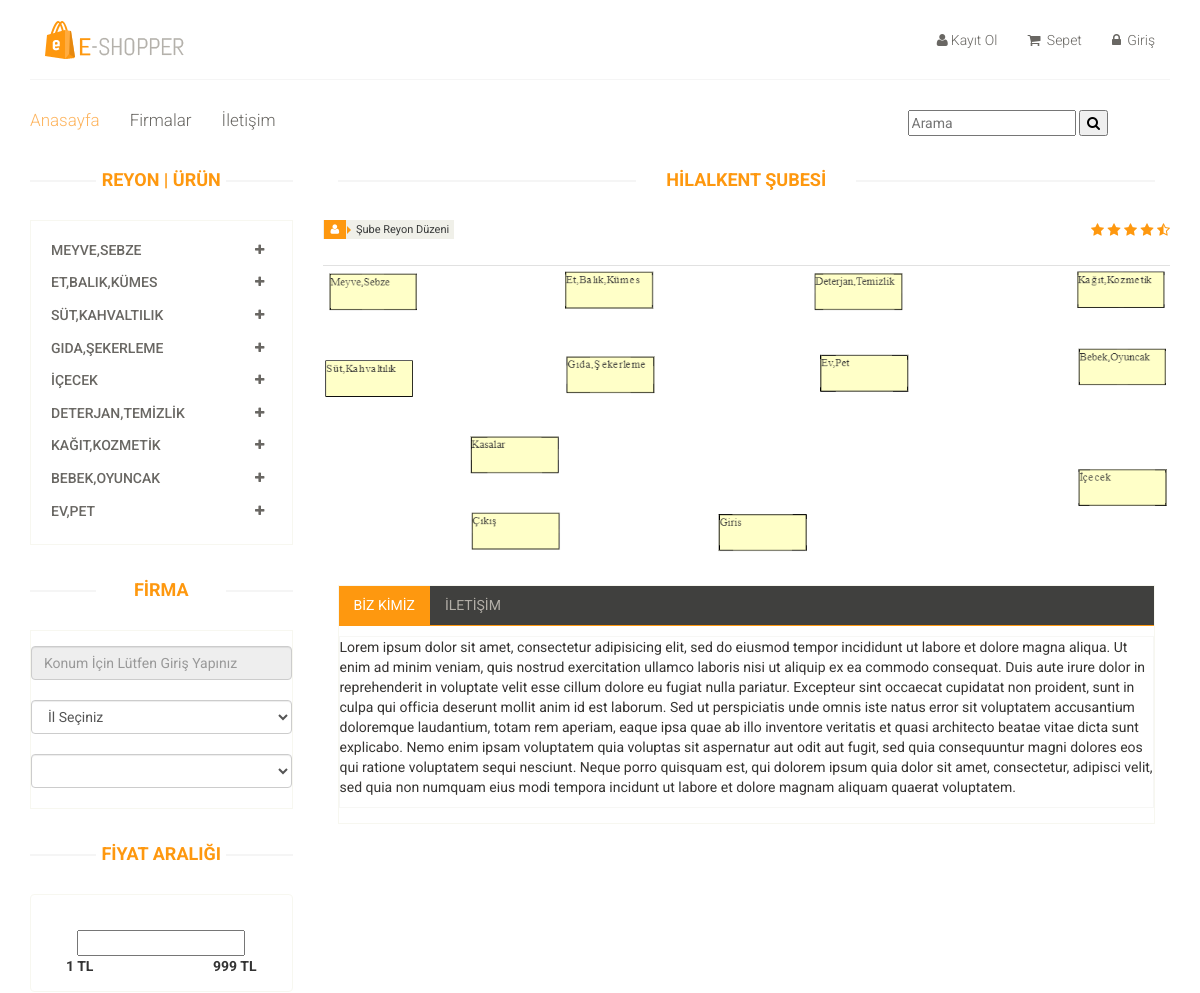
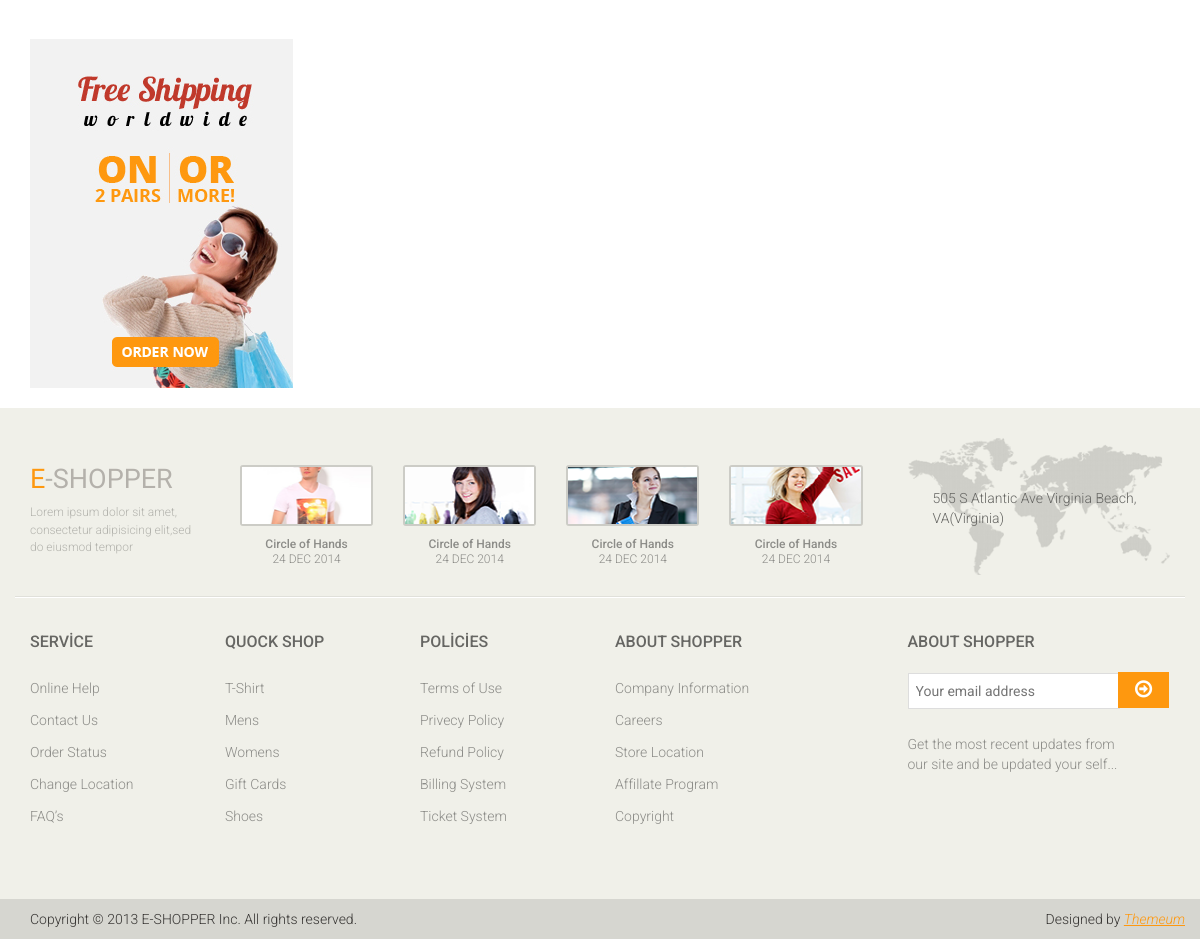
Screenshot of /blog_single_sube.php?id=22 with the database file from the repository (2 pictures, top to bottom).
### tables this page shows
CREATE TABLE `kategori` (
  `kategori_id` int(11) NOT NULL,
  `kategori_isim` varchar(50) NOT NULL,
  `kategori_ust` varchar(5) NOT NULL
);

CREATE TABLE `sube` (
  `sube_id` int(11) NOT NULL,
  `sube_isim` varchar(50) NOT NULL,
  `sube_reyon` varchar(50) NOT NULL,
  `sube_hakkinda` varchar(2000) NOT NULL,
  `sube_iletisim` varchar(250) NOT NULL,
  `sube_yetkili` int(11) NOT NULL
);

### blog_single_sube.php (the view, shortened to what this page needs)
<!DOCTYPE html>
<html lang="tr">
<head>
    <link href="css/bootstrap.min.css" rel="stylesheet">
    <link href="css/font-awesome.min.css" rel="stylesheet">
    <link href="css/prettyPhoto.css" rel="stylesheet">
    <link href="css/price-range.css" rel="stylesheet">
    <link href="css/animate.css" rel="stylesheet">
	<link href="css/main.css" rel="stylesheet">
	<link href="css/responsive.css" rel="stylesheet">
</head>
<body>
	<?php require_once("header.php"); ?>
	<section>
		<div class="container">
			<div class="row">
				<?php require_once("sidebar.php"); ?>
				<div class="col-sm-9">
					<div class="blog-post-area">
						<?php
		                if (!isset($id)) {
		                        $id = $_GET['id'];
		                    }
		                    $veri = $db->prepare("SELECT * FROM sube where sube_id=$id");
		                    $veri ->execute();
		                        if($veri->rowCount()){
		                        foreach($veri as $row){
		                ?>
						<h2 class="title text-center"><?php echo $row['sube_isim']; ?> ŞUBESİ</h2>
						<div class="single-blog-post">
							<div class="post-meta">
								<ul>
									<li><i class="fa fa-user"></i> Şube Reyon Düzeni</li>
								</ul>
								<span>
									<i class="fa fa-star"></i>
									<i class="fa fa-star"></i>
									<i class="fa fa-star"></i>
									<i class="fa fa-star"></i>
									<i class="fa fa-star-half-o"></i>
								</span>
							</div>
							<img src="admin_firma/<?php echo $row['sube_reyon'];?>"style="width:100%; height: 300px; margin-bottom: 20px;">
							<div class="category-tab shop-details-tab">
							<div class="col-sm-12">
								<ul class="nav nav-tabs">
									<li class="active"><a href="#details" data-toggle="tab">BİZ KİMİZ</a></li>
									<li><a href="#companyprofile" data-toggle="tab">İLETİŞİM</a></li>
								</ul>
							</div>
							<div class="tab-content">
								<div class="tab-pane fade active in" id="details" >
									<div class="col-sm-12">
										<div class="product-image-wrapper">
											<div class="single-products">
												<p>
													<?php echo $row['sube_hakkinda']; ?>
												</p>
											</div>
										</div>
									</div>
								</div>
							</div>
							</div>
						</div>
					</div>
					<?php
                    }
                	}
                    ?>
				</div>
			</div>
		</div>
	</section>
	<?php require_once("footer.php"); ?>
</body>
</html>

### sidebar.php (shortened to what this page needs)
<?php require_once("baglan.php"); ?>
<div class="col-sm-3">
	<div class="left-sidebar">
		<h2>reyon | ürün</h2>
			<div class="panel-group category-products" id="accordian">
				<?php
					$ustkategorilist= $db->query("select * from kategori where kategori_ust=0")->fetchAll(PDO::FETCH_ASSOC);
				?>
				<?php
					foreach ($ustkategorilist as $key => $value)
						{
				?>
					<div class="panel panel-default">
						<div class="panel-heading">
							<h4 class="panel-title">
								<a data-toggle="collapse" data-parent="#accordian" href="#<?php echo $value['kategori_id'];?>" >
									<span class="badge pull-right"><i class="fa fa-plus"></i></span>
										<?php echo $value['kategori_isim'];?>
								</a>
							</h4>
						</div>
						</div>
						<?php } ?>
			</div>
			<div class="brands_products">
				<h2>firma </h2>
				<div class="panel-group category-products" id="accordian">
					<input class="form-control" type="text" name="konumbilgi" maxlength="100" id="message-text4" disabled="disabled"  placeholder="Konum İçin Lütfen Giriş Yapınız" required/>
					<br>
				     	<select id="il2" name="uye_il" class="form-control">
							<option> İl Seçiniz</option>
				      	</select>
				      	<br>
				      	<select id="ilce2" name="uye_ilce" class="form-control">
			      		</select>
				</div>
		</div>
			<div class="price-range">
				<h2>Fiyat Aralığı</h2>
				<div class="well text-center">
					<input type="text" class="span2" value="" data-slider-min="0" data-slider-max="600" data-slider-step="5" data-slider-value="[250,450]" id="sl2" ><br />
					<b class="pull-left">1 TL</b> <b class="pull-right">999 TL</b>
				</div>
			</div>
			<div class="shipping text-center">
				<img src="images/home/shipping.jpg" alt="" />
			</div><br>
	</div>
</div>

### css/main.css (style rules this page uses)
body { font-family: 'Roboto', sans-serif; background:; position: relative; font-weight:400px; }
a { -webkit-transition: 300ms; -moz-transition: 300ms; -o-transition: 300ms; transition: 300ms; }
h1, h2, h3, h4, h5, h6 { font-family: 'Roboto', sans-serif; }
.category-products { border: 1px solid #F7F7F0; margin-bottom: 35px; padding-bottom: 20px; padding-top: 15px; }
.left-sidebar h2, .brands_products h2 { color: #FE980F; font-family: 'Roboto', sans-serif; font-size: 18px; font-weight: 700; margin: 0 auto 30px; text-align: center; text-transform: uppercase; position: relative; z-index:3; }
.left-sidebar h2:after, h2.title:after { content: " "; position: absolute; border: 1px solid #f5f5f5; bottom:8px; left: 0; width: 100%; height: 0; z-index: -2; }
.left-sidebar h2:before { content: " "; position: absolute; background: #fff; bottom: -6px; width: 130px; height: 30px; z-index: -1; left: 50%; margin-left: -65px; }
h2.title:before { content: " "; position: absolute; background: #fff; bottom: -6px; width: 220px; height: 30px; z-index: -1; left: 50%; margin-left: -110px; }
.category-products .panel { background-color: #FFFFFF; border: 0px; border-radius: 0px; box-shadow:none; margin-bottom: 0px; }
.category-products .panel-default .panel-heading { background-color: #FFFFFF; border: 0 none; color: #FFFFFF; padding: 5px 20px; }
.category-products .panel-default .panel-heading .panel-title a { color: #696763; font-family: 'Roboto', sans-serif; font-size: 14px; text-decoration: none; text-transform: uppercase; }
.category-products .badge { background:none; border-radius: 10px; color: #696763; display: inline-block; font-size: 12px; font-weight: bold; line-height: 1; min-width: 10px; padding: 3px 7px; text-align: center; vertical-align: baseline; white-space: nowrap; }
.shipping { background-color: #F2F2F2; margin-top: 40px; overflow: hidden; padding-top: 20px; position: relative; }
.price-range { margin-top:30px; }
.well { background-color: #FFFFFF; border: 1px solid #F7F7F0; border-radius: 4px; box-shadow: none; margin-bottom: 20px; min-height: 20px; padding: 35px; }
h2.title { color: #FE980F; font-family: 'Roboto', sans-serif; font-size: 18px; font-weight: 700; margin: 0 15px; text-transform: uppercase; margin-bottom: 30px; position: relative; }
.product-image-wrapper { border:1px solid #F7F7F5; overflow: hidden; margin-bottom:5px; }
.single-products { position: relative; }
.category-tab { overflow: hidden; }
.category-tab ul { background: #40403E; border-bottom: 1px solid #FE980F; list-style: none outside none; margin: 0 0 10px; padding: 0; width: 100%; }
.category-tab ul li a { border: 0 none; border-radius: 0; color: #B3AFA8; display: block; font-family: 'Roboto', sans-serif; font-size: 14px; text-transform: uppercase; }
.nav-tabs li.active a, .nav-tabs li.active a:hover, .nav-tabs li.active a:focus { -moz-border-bottom-colors: none; -moz-border-left-colors: none; -moz-border-right-colors: none; -moz-border-top-colors: none; background-color: #FE980F; border:0px; color: #FFFFFF; cursor: default; margin-right:0; margin-left:0; }
.nav-tabs li a { border: 1px solid rgba(0, 0, 0, 0); border-radius: 4px 4px 0 0; line-height: 1.42857; margin-right:0; }
.shop-details-tab { border: 1px solid #F7F7F0; margin-bottom: 75px; margin-left: 15px; margin-right: 15px; padding-bottom: 10px; }
.shop-details-tab .col-sm-12 { padding-left: 0; padding-right: 0; }
.user_info input, select, textarea { background: #F0F0E9; border:0; color: #696763; padding: 5px; width: 100%; border-radius: 0; resize: none }
.blog-post-area .single-blog-post p { color: #363432 }
.blog-post-area .post-meta { display: block; margin-bottom: 25px; overflow: hidden; }
.blog-post-area .post-meta ul { padding:0; display: inline; }
.blog-post-area .post-meta ul li { background:#F0F0E9; float: left; margin-right: 10px; padding: 0 5px; font-size: 11px; color: #393b3b; position: relative; }
.blog-post-area .post-meta ul li i { background:#FE980F; color: #FFFFFF; margin-left: -4px; margin-right: 7px; padding: 4px 7px; }
.sinlge-post-meta li i:after, .blog-post-area .post-meta ul li i:after { content: ""; position: absolute; width: auto; height: auto; border-color:transparent transparent transparent #FE980F; border-width:4px; border-style: solid; top:6px; left:24px }
.post-meta span { float: right; }
.post-meta span i { color: #FE980F }

### rows the page displays
kategori: kategori_isim "MEYVE,SEBZE"
kategori: kategori_isim "ET,BALIK,KÜMES"
kategori: kategori_isim "SÜT,KAHVALTILIK"
kategori: kategori_isim "GIDA,ŞEKERLEME"
kategori: kategori_isim "İÇECEK"
kategori: kategori_isim "DETERJAN,TEMIZLIK"
kategori: kategori_isim "KAĞIT,KOZMETIK"
kategori: kategori_isim "BEBEK,OYUNCAK"
kategori: kategori_isim "EV,PET"
sube: sube_isim "HILALKENT", sube_reyon (picture), sube_hakkinda "Lorem ipsum dolor sit amet, consectetur adipisicing elit, sed do eiusmod tempor incididunt ut labore et dolore magna aliqua. Ut enim ad minim veniam, quis nostrud exercitation ullamco laboris nisi ut aliquip ex ea commodo consequat. Duis aute irure dolor in reprehenderit in voluptate velit esse cillum dolore eu fugiat nulla pariatur. Excepteur sint occaecat cupidatat non proident, sunt in culpa qui officia deserunt mollit anim id est laborum. Sed ut perspiciatis unde omnis iste natus error sit voluptatem accusantium doloremque laudantium, totam rem aperiam, eaque ipsa quae ab illo inventore veritatis et quasi architecto beatae vitae dicta sunt explicabo. Nemo enim ipsam voluptatem quia…"
